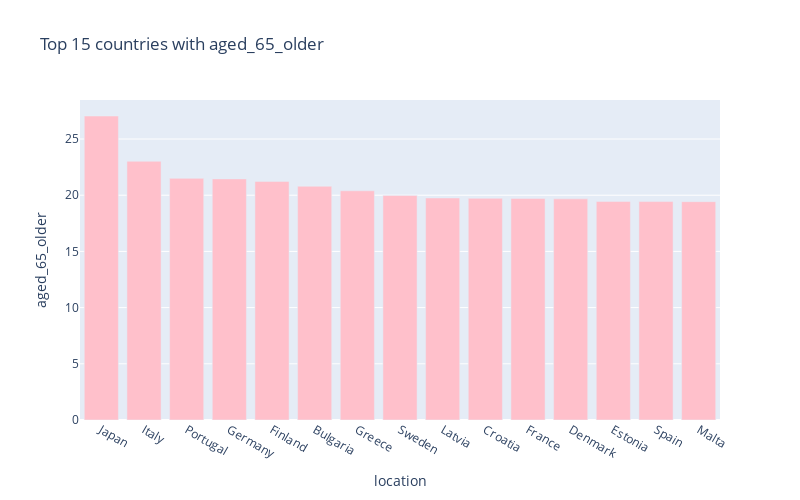

Notebook cell for this chart:
### Code cell
sorted_country_df = data.sort_values('aged_65_older', ascending= False)

px.bar(
    sorted_country_df.head(15),
    x = "location",
    y = "aged_65_older",
    title= "Top 15 countries with aged_65_older", # the axis names
    color_discrete_sequence=["pink"], 
    height=500,
    width=800
)

### Figure 1 — Plotly figure (JSON) as saved in the notebook; plotly's stock layout.template omitted (floating-point values rounded to 4 significant figures)
{"data": [{"alignmentgroup": "True", "hovertemplate": "location=%{x}<br>aged_65_older=%{y}<extra></extra>", "legendgroup": "", "marker": {"color": "pink"}, "name": "", "offsetgroup": "", "orientation": "v", "showlegend": false, "textposition": "auto", "type": "bar", "x": ["Japan", "Italy", "Portugal", "Germany", "Finland", "Bulgaria", "Greece", "Sweden", "Latvia", "Croatia", "France", "Denmark", "Estonia", "Spain", "Malta"], "xaxis": "x", "y": [27.05, 23.02, 21.5, 21.45, 21.23, 20.8, 20.4, 19.98, 19.75, 19.72, 19.72, 19.68, 19.45, 19.44, 19.43], "yaxis": "y"}], "layout": {"barmode": "relative", "height": 500, "legend": {"tracegroupgap": 0}, "title": {"text": "Top 15 countries with aged_65_older"}, "width": 800, "xaxis": {"anchor": "y", "domain": [0, 1], "title": {"text": "location"}}, "yaxis": {"anchor": "x", "domain": [0, 1], "title": {"text": "aged_65_older"}}}}
